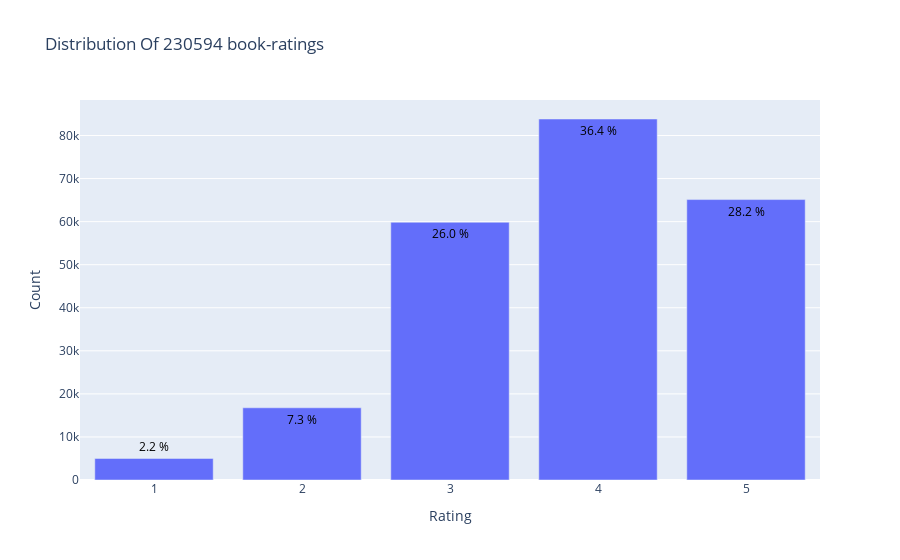

Here is the notebook cell this chart was saved with:
### Code cell
from plotly.offline import init_notebook_mode, plot, iplot
import plotly.graph_objs as go
init_notebook_mode(connected=True)

data = df['rating'].value_counts().sort_index(ascending=False)
trace = go.Bar(x = data.index,
               text = ['{:.1f} %'.format(val) for val in (data.values / df.shape[0] * 100)],
               textposition = 'auto',
               textfont = dict(color = '#000000'),
               y = data.values,
               )
# Create layout
layout = dict(title = 'Distribution Of {} book-ratings'.format(df.shape[0]),
              xaxis = dict(title = 'Rating'),
              yaxis = dict(title = 'Count'))
# Create plot
fig = go.Figure(data=[trace], layout=layout)
iplot(fig)

### Figure 1 — Plotly figure (JSON) as saved in the notebook; plotly's stock layout.template omitted (floating-point values rounded to 4 significant figures)
{"data": [{"text": ["28.2 %", "36.4 %", "26.0 %", "7.3 %", "2.2 %"], "textfont": {"color": "#000000"}, "textposition": "auto", "type": "bar", "x": [5, 4, 3, 2, 1], "y": [65128, 83839, 59852, 16769, 5006]}], "layout": {"title": {"text": "Distribution Of 230594 book-ratings"}, "xaxis": {"title": {"text": "Rating"}}, "yaxis": {"title": {"text": "Count"}}}}
